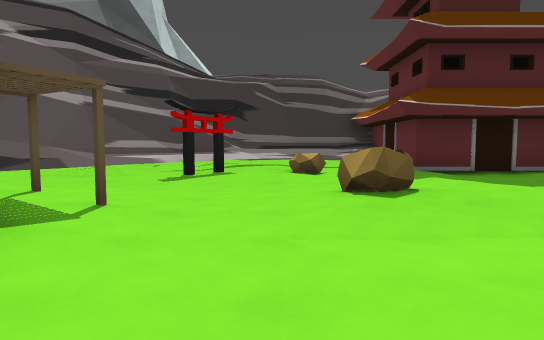
View 1 (above)

16 first-person views from a walk through a 3-D level made in the Godot game engine. The camera is 1.3 m above the floor, tilts 4° down and sees 75° across. The floor is counted in squares, 2 m on a side. Each view is taken from the middle of a square. On the plan, view 1 faces up. The plan holds only what a view shows up to about 10 squares ahead; the rest is blank. The place goes on beyond the plan.

View 2
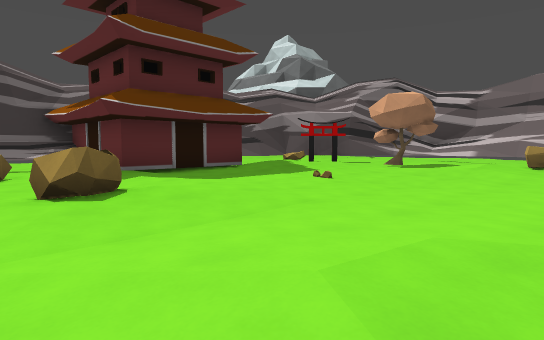

View 3
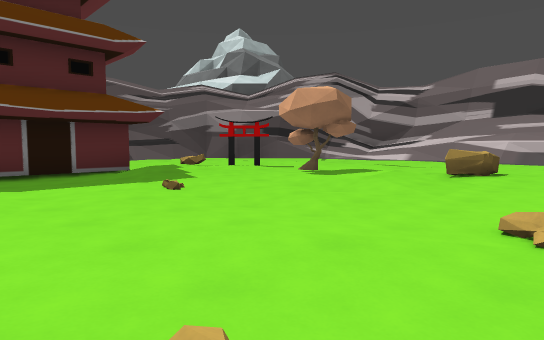

View 4
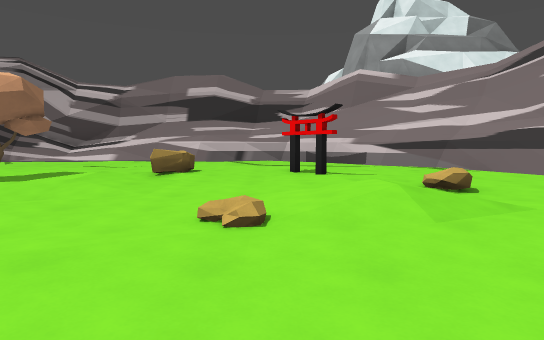

View 5
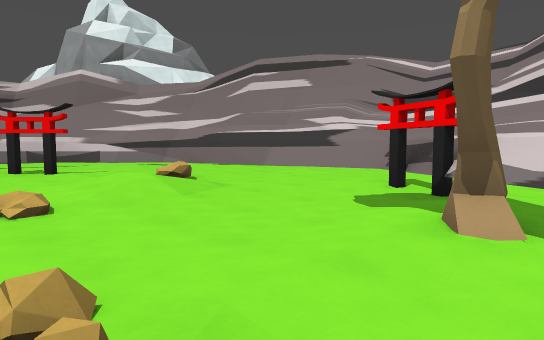

View 6
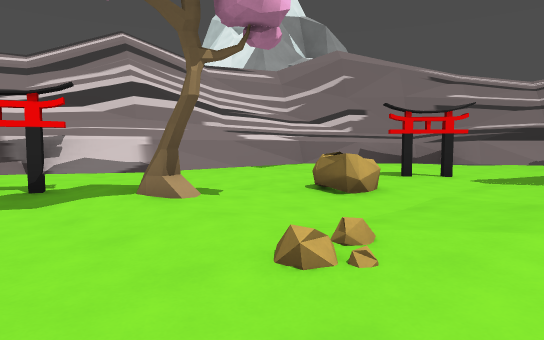

View 7
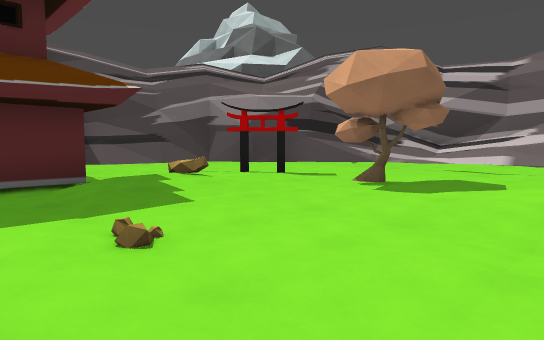

View 8
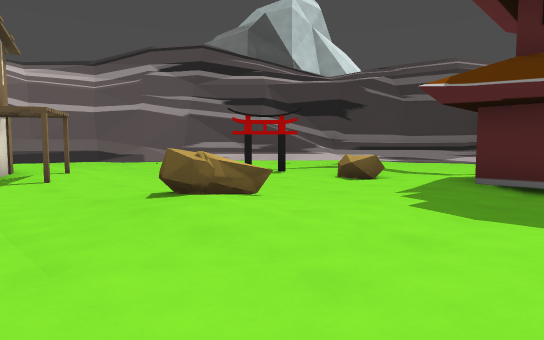

View 9
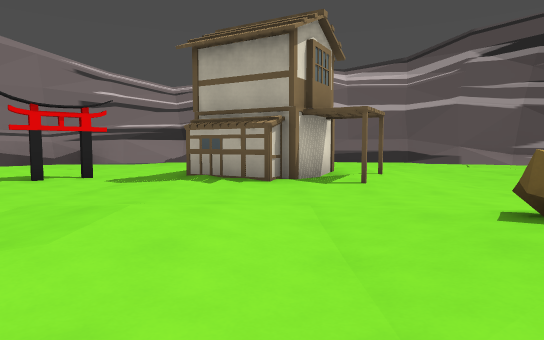

View 10
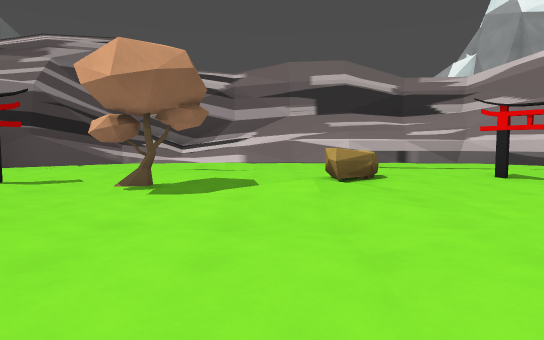

View 11
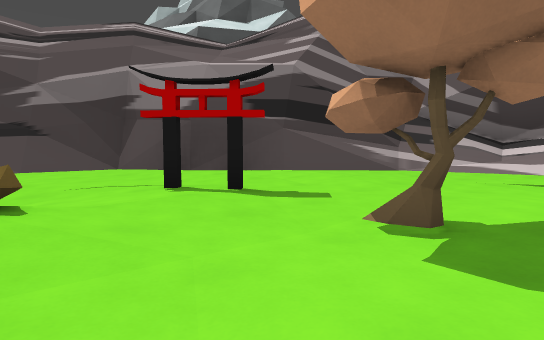

View 12
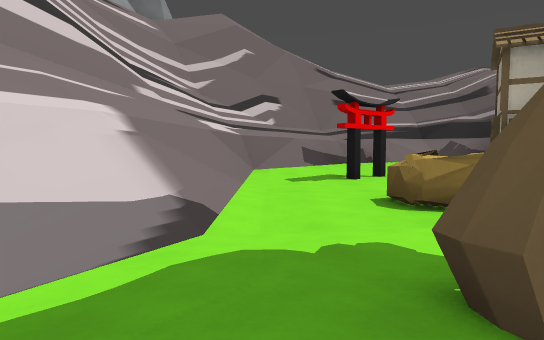

View 13
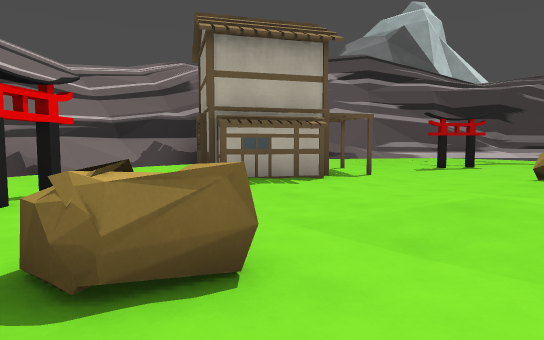

View 14
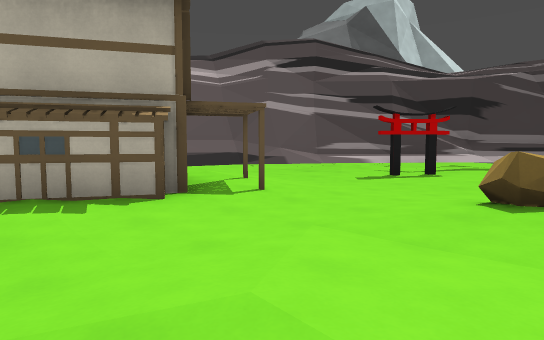

View 15
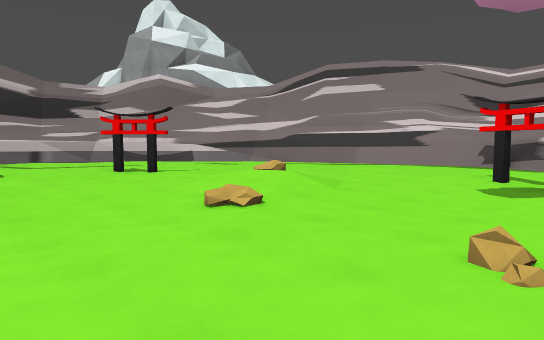

View 16
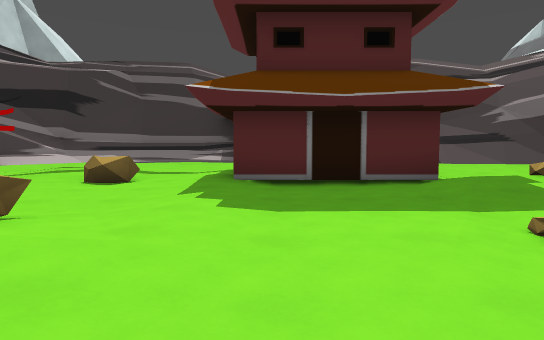

### Floor plan
Key: @ floor where view 1 was taken; # wall or solid block; . main floor; : floor 0.25 m higher than the main floor; - floor 0.25 m lower than the main floor; / step, stairs or slope; = window, fence, low wall or low ledge; ^ raised ledge; v drop or lower ground; S stone; H house.
Columns run from 6 left of view 1 to 17 right of it. Each row starts with its distance up from view 1.
 12       ^^^#
 11     #^///##   #
 10     ##/...#  #####
  9    ###.S.:#### /.#
  8   ###....:.../ /.###   v
  7   #=........./S/:.##^  v
  6  ##..........///...//^ v
  5  ##/...S/:.......#.//#
  4  #/::..S::........:./^
  3  #/#:.../:..-..://../^
  2  # #H.......-..://S.=^
  1 ^###:..::......./.S=#^
  0 ^=///.@///........:=#^
 -1  ^=......:..///:...==#
 -2  ^=#..S......//:..####
 -3  ^^#.....#...//..=###
 -4   #==..-/:...//S.==#
 -5    ^==#===##..##==##
 -6     ###=^=======^##
 -7       ##^#===^^^
 -8           ^^#^

Positions as (right, up) in squares from view 1, and headings:
1: (0, 0), facing up
2: (0, 0), facing up-right
3: (3, -1), facing up-right
4: (3, -1), facing right
5: (2, 0), facing down-right
6: (5, 1), facing down-left
7: (5, 2), facing up-right
8: (5, 2), facing up-left
9: (4, 2), facing left
10: (5, 3), facing right
11: (8, 4), facing up-right
12: (4, -4), facing left
13: (2, -3), facing up-left
14: (2, 0), facing up-left
15: (3, 2), facing down-right
16: (4, 2), facing up
